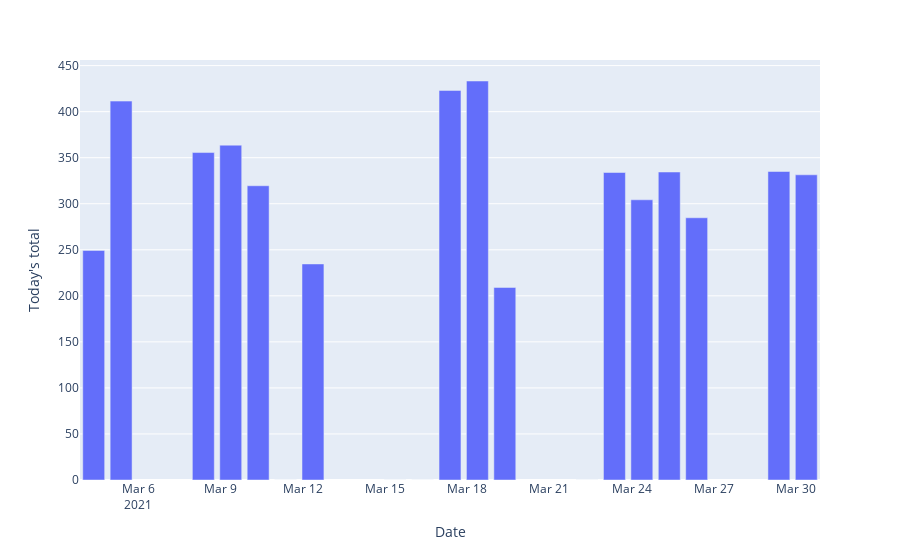

This figure's notebook cell:
### Code cell
fig = px.bar(mar_week_at_nine, y="Today's total")
fig.show()

### Figure 1 — Plotly figure (JSON) as saved in the notebook; plotly's stock layout.template omitted (floating-point values rounded to 4 significant figures)
{"data": [{"alignmentgroup": "True", "hovertemplate": "Date=%{x}<br>Today's total=%{y}<extra></extra>", "legendgroup": "", "marker": {"color": "#636efa"}, "name": "", "offsetgroup": "", "orientation": "v", "showlegend": false, "textposition": "auto", "type": "bar", "x": ["2021-03-04T09:00:00", "2021-03-05T09:00:00", "2021-03-08T09:00:00", "2021-03-09T09:00:00", "2021-03-10T09:00:00", "2021-03-11T09:00:00", "2021-03-12T09:00:00", "2021-03-15T09:00:00", "2021-03-16T09:00:00", "2021-03-17T09:00:00", "2021-03-18T09:00:00", "2021-03-19T09:00:00", "2021-03-22T09:00:00", "2021-03-23T09:00:00", "2021-03-24T09:00:00", "2021-03-25T09:00:00", "2021-03-26T09:00:00", "2021-03-29T09:00:00", "2021-03-30T09:00:00"], "xaxis": "x", "y": [249.3, 411.5, 355.6, 363.6, 319.5, 0, 234.6, 0, 0, 423.0, 433.3, 209.1, 0, 333.9, 304.3, 334.5, 284.8, 335.0, 331.4], "yaxis": "y"}], "layout": {"barmode": "relative", "legend": {"tracegroupgap": 0}, "margin": {"t": 60}, "xaxis": {"anchor": "y", "domain": [0, 1], "title": {"text": "Date"}}, "yaxis": {"anchor": "x", "domain": [0, 1], "title": {"text": "Today's total"}}}}
